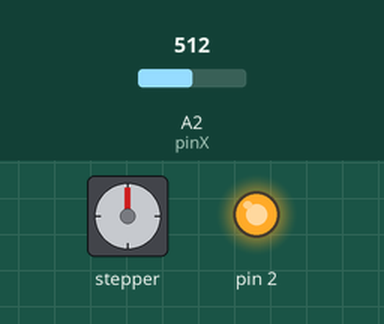
Recording of a sketch running on a simulated Arduino Uno, built with avr-gcc and run on an emulated ATmega328P. Parts: stepper motor, output pins drawn as LEDs (lit = HIGH). Wiring (inferred from the names in the program): stepper motor (2048 steps per turn assumed): coils pin 8, pin 9, pin 10, pin 11. The inputs (shaded band) are chosen by the test bench; at power-on: A2 (pinX) = 512. Pins used as bus, display or sensor lines are not drawn; what the sketch prints to the serial monitor is not drawn.

Above: at 1.2 s.
1.3 s: A2 (pinX) set to 593
2.8 s: A2 (pinX) set to 609
At 3.27 s:
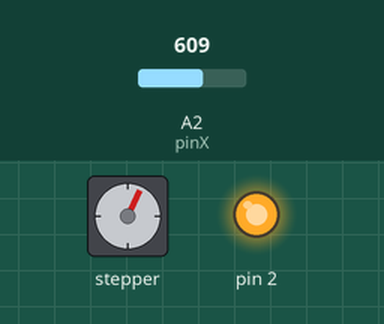
At 3.87 s:
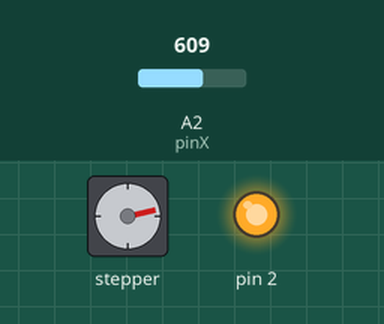
5.8 s: A2 (pinX) set to 90
At 5.98 s:
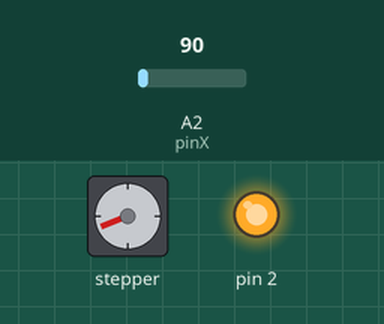
Timing chart, 0 to 20.8 s (numbered marks = the images above; inputs shaded):
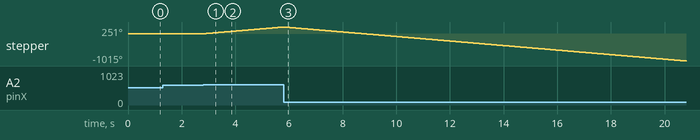

Measured:
- the behaviour switches between 599 and 600 on A2 (pinX) (found by bisection; images 0 and 1)
- after the input at 2.8 s, stepper: keeps turning clockwise at about 84°/s, starting at once

The sketch:

motor_joystick.ino
```cpp
// порты для подключения модуля ULN2003 к Arduino
#define in1 8
#define in2 9
#define in3 10
#define in4 11
#define pinY    A1  // ось X джойстика
#define pinX    A2  // ось Y джойстика

void right_turn(int dl){
  digitalWrite(in1, HIGH);
    digitalWrite(in2, LOW);
    digitalWrite(in3, LOW);
    digitalWrite(in4, HIGH);
    delay(dl);

    digitalWrite(in1, HIGH);
    digitalWrite(in2, HIGH);
    digitalWrite(in3, LOW);
    digitalWrite(in4, LOW);
    delay(dl);

    digitalWrite(in1, LOW);
    digitalWrite(in2, HIGH);
    digitalWrite(in3, HIGH);
    digitalWrite(in4, LOW);
    delay(dl);

    digitalWrite(in1, LOW);
    digitalWrite(in2, LOW);
    digitalWrite(in3, HIGH);
    digitalWrite(in4, HIGH);
    delay(dl);
}

void left_turn(int dl){

    digitalWrite(in1, LOW);
    digitalWrite(in2, LOW);
    digitalWrite(in3, HIGH);
    digitalWrite(in4, HIGH);
    delay(dl);
    digitalWrite(in1, LOW);
    digitalWrite(in2, HIGH);
    digitalWrite(in3, HIGH);
    digitalWrite(in4, LOW);
    delay(dl);
    digitalWrite(in1, HIGH);
    digitalWrite(in2, HIGH);
    digitalWrite(in3, LOW);
    digitalWrite(in4, LOW);
    delay(dl);
    digitalWrite(in1, HIGH);
    digitalWrite(in2, LOW);
    digitalWrite(in3, LOW);
    digitalWrite(in4, HIGH);
    delay(dl);
}
int dl = 2; // время задержки между импульсами

void setup() {
    Serial.begin(9600);
    pinMode(in1, OUTPUT);
    pinMode(in2, OUTPUT);
    pinMode(in3, OUTPUT);
    pinMode(in4, OUTPUT);
    pinMode(2, OUTPUT);
    digitalWrite(2, HIGH);
}

void loop() {

    int X = analogRead(pinX);              // считываем значение оси Х
    Serial.println(X);
    if (X>=600) {right_turn(dl);}
    else if (X<=100) {left_turn(dl);}
    else {
      digitalWrite(in1, LOW);
    digitalWrite(in2, LOW);
    digitalWrite(in3, LOW);
    digitalWrite(in4, LOW);
    }
}
```
